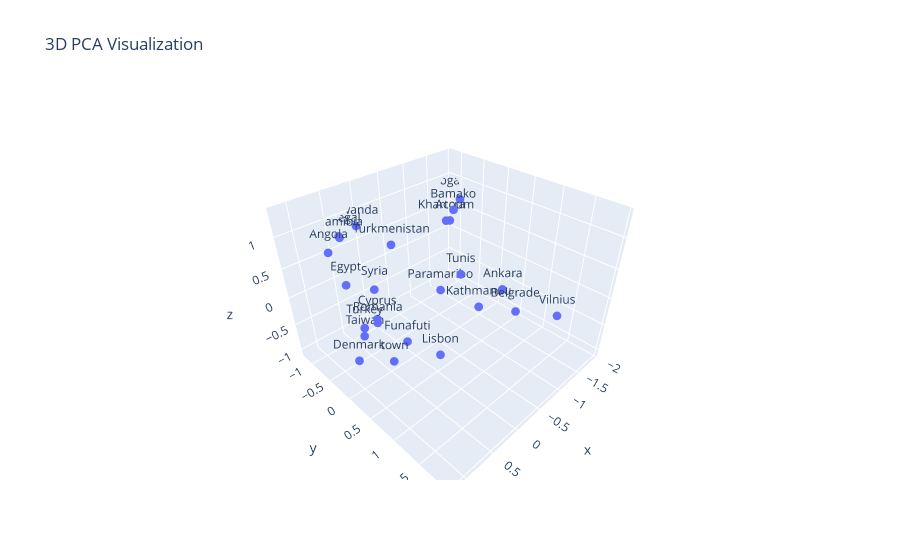

The notebook cell saved with this chart:
### Code cell
import random
import plotly.express as px

# Вибираємо випадкову вибірку з 25 слів для візуалізації
words_sample = random.sample(words, 25)
df_sample = df_pca.loc[words_sample]

# Візуалізація (необов'язково)

fig = px.scatter_3d(
    df_sample,
    x='x',
    y='y',
    z='z',
    text=df_sample.index,  # показати назви країн/слів
    title='3D PCA Visualization'
)

fig.update_traces(marker=dict(size=3), textposition='top center')
fig.show()

### Figure 1 — Plotly figure (JSON) as saved in the notebook; plotly's stock layout.template omitted (floating-point values rounded to 4 significant figures)
{"data": [{"hovertemplate": "x=%{x}<br>y=%{y}<br>z=%{z}<br>index=%{text}<extra></extra>", "legendgroup": "", "marker": {"color": "#636efa", "size": 3, "symbol": "circle"}, "mode": "markers+text", "name": "", "scene": "scene", "showlegend": false, "text": ["Funafuti", "Turkey", "Romania", "Belgrade", "Rwanda", "Namibia", "Egypt", "Vilnius", "Ankara", "Kathmandu", "Bamako", "Mogadishu", "Paramaribo", "Accra", "Cyprus", "Khartoum", "Angola", "Tunis", "Syria", "Taiwan", "Senegal", "Lisbon", "town", "Turkmenistan", "Denmark"], "textposition": "top center", "type": "scatter3d", "x": [-0.06406, 1.173, 1.107, -0.4908, 0.1007, 0.4312, 0.7338, -0.711, -0.5475, -1.157, -1.486, -1.938, -0.965, -1.603, 0.9139, -1.384, 0.6749, -1.103, 0.5977, 0.7413, 0.3677, 0.007951, 0.3781, 0.6652, 1.12], "y": [-0.2801, 0.5063, 0.6922, 1.469, -1.101, -1.049, -0.5419, 1.944, 1.186, 0.2724, -0.6426, -0.9319, -0.4283, -0.8451, 0.4031, -0.7122, -1.0, -0.09395, -0.06626, -0.2352, -1.178, 0.5722, -0.08044, 0.4779, 0.1734], "z": [-1.051, 0.4365, 0.5838, 0.2996, 0.8077, 0.759, 0.326, 0.3707, 0.4793, -0.6303, 0.6906, 0.6422, -0.5474, 0.3849, 0.3655, 0.5056, 0.6302, -0.1361, 0.4221, -0.4113, 0.7079, -0.7269, -1.053, 1.351, -0.361]}], "layout": {"legend": {"tracegroupgap": 0}, "scene": {"domain": {"x": [0, 1], "y": [0, 1]}, "xaxis": {"title": {"text": "x"}}, "yaxis": {"title": {"text": "y"}}, "zaxis": {"title": {"text": "z"}}}, "title": {"text": "3D PCA Visualization"}}}
